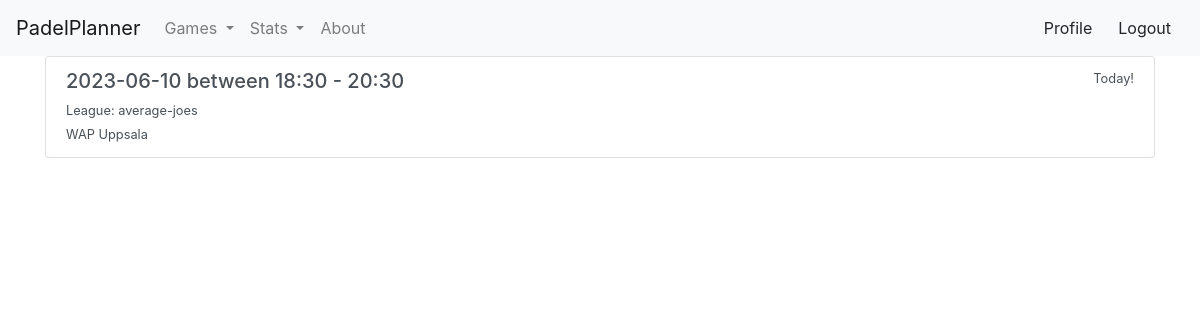
Screenshot of /view_games (signed in) with the database file from the repository.
### models.py (models this page shows)
class Game(db.Model):
    __tablename__ = "games"
    id = db.Column(db.Integer, primary_key=True)
    date = db.Column(db.Date, nullable=False, index=True)
    start_time = db.Column(db.Time, nullable=False, index=True)
    end_time = db.Column(db.Time, nullable=False)
    arena_id = db.Column(db.Integer, db.ForeignKey(Arena.id), nullable=False)
    league_id = db.Column(db.Integer, db.ForeignKey(League.id), nullable=False)
    created = db.Column(db.DateTime, default=datetime.utcnow)
    players = db.relationship("Player", backref="game")
    results = db.relationship("Result", backref="game")

class League(db.Model):
    __tablename__ = "leagues"
    id = db.Column(db.Integer, primary_key=True)
    name = db.Column(db.String, unique=True, nullable=False)
    created = db.Column(db.DateTime, default=datetime.utcnow)
    games = db.relationship("Game", backref="league")

class Arena(db.Model):
    __tablename__ = "arenas"
    id = db.Column(db.Integer, primary_key=True)
    name = db.Column(db.String, unique=True, nullable=False)
    url = db.Column(db.String, unique=True)
    games = db.relationship("Game", backref="arena")

### application.py (the view)
@app.route("/view_games", methods=["GET"])
@login_required
def view_games():
    games = (
        db.session.query(Game)
        .filter(Game.date >= datetime.date.today())
        .order_by(Game.date, Game.start_time)
    )
    return render_template(
        "view_games.html", title="Upcoming", games=games, todays_date=get_todays_date()
    )

### application.py (called while the page is built)
@login_manager.user_loader
def load_user(id):
    return User.query.get(int(id))

### utils.py (called while the page is built)
def get_todays_date():
    return datetime.date.today()

### templates/view_games.html (shortened to what this page needs)
{% extends 'layout.html' %}
{% block app_content %}
<div class="list-group">
    {% for game in games %}
    <a href="/edit_game/{{game.id}}" class="list-group-item list-group-item-action ">
        <div class="d-flex w-100 justify-content-between">
            <h5 class="mb-1">{{ game.date }} between {{ game.start_time.strftime('%H:%M') }} - {{ game.end_time.strftime('%H:%M') }}</h5>
            <small>
                {% if (game.date - todays_date).days == 0 %}
                    Today!
                {% elif (game.date - todays_date).days == 1 %}
                    Tomorrow
                {% else %}
                     In {{ (game.date - todays_date).days }} days
                {% endif %}
            </small>
        </div>
        <small>League: {{ game.league.name }}</small><br>
        <small>{{ game.arena.name }}</small>
    </a>
    {% endfor %}
</div>
{% endblock %}

### rows the page displays
Game: date "2023-06-10", start_time "18:30", end_time "20:30", shows "Today!", league.name "average-joes", arena.name "WAP Uppsala"
